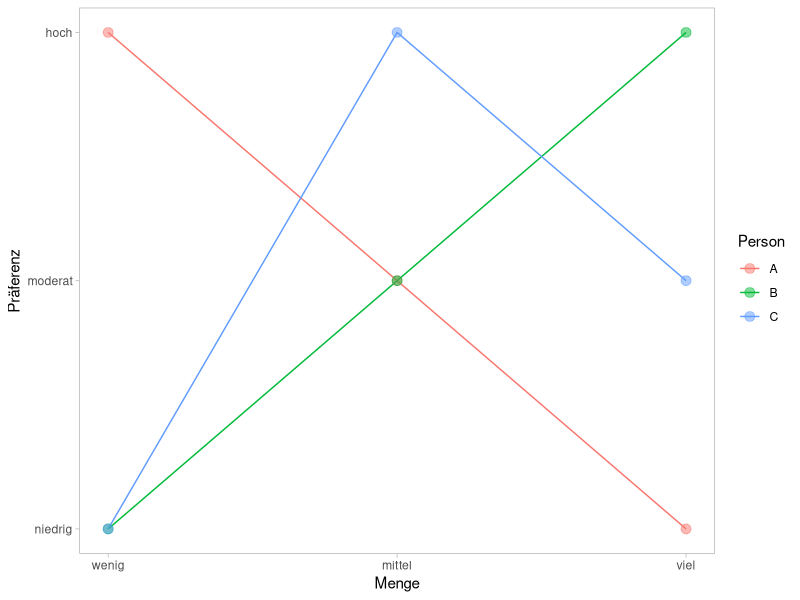
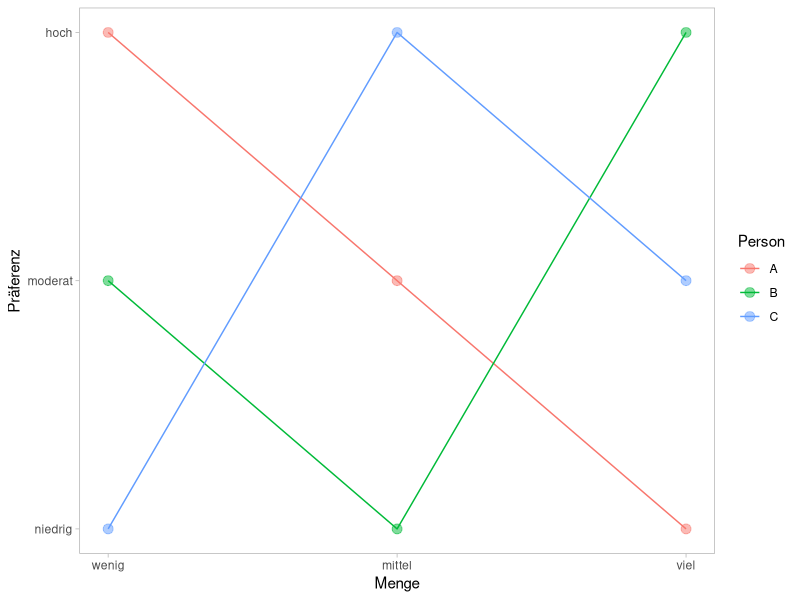
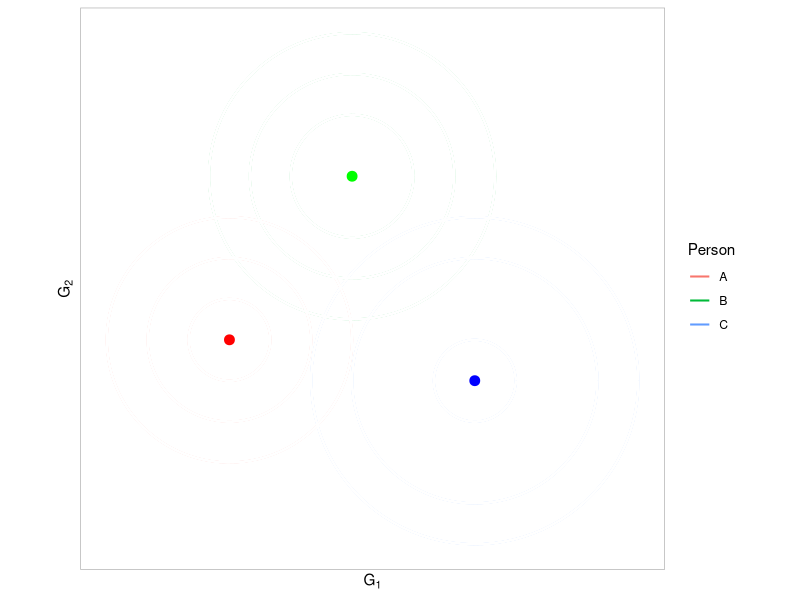
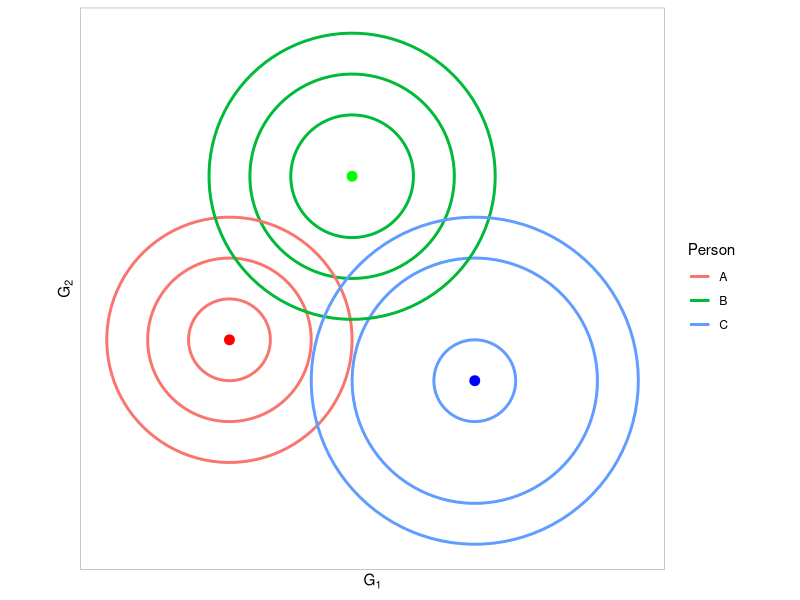
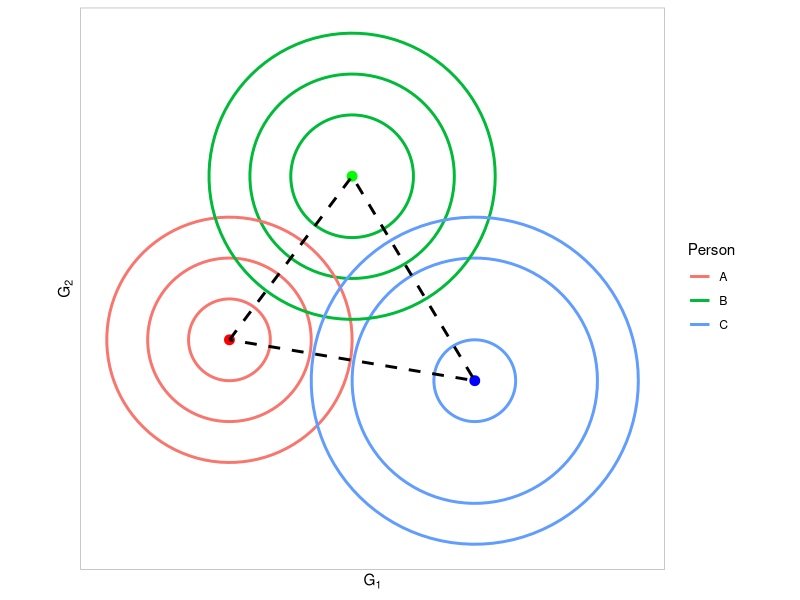

The R script that drew these images, in order:
## ---- chunk 1
#| warning: false
#| message: false
#| fig-cap: "Präferenzen von 3 Personen, alle eingipflig"

library(ggplot2)
# Condorcet-Paradoxon

## df

df <- data.frame(Person    = rep(c('A', 'B', 'C'), each=3),
                 Menge     = rep(c(1,2,3),              3),
                 Präferenz = c(3,2,1,
                               1,2,3,
                               1,3,2))

#head(df)


# Funktion definieren, damit der Plot für geänderte Daten repliziert werden kann
generiere_plot <- function(df) {
           ggplot(df, aes(Menge, Präferenz, color=Person))+
          geom_line()+
          geom_point(size=3, alpha=.5)+
          scale_x_continuous(breaks=c(1,2,3),
                             labels=c('wenig', 'mittel', 'viel'))+
          scale_y_continuous(breaks=c(1,2,3),
                             labels=c('niedrig', 'moderat', 'hoch'))+
          theme_light()+
          theme(panel.grid.major = element_blank(), panel.grid.minor = element_blank())
}

generiere_plot(df)
## ---- chunk 2
#| warning: false
#| message: false
#| fig-cap: "Präferenzen von 3 Personen, Präferenz von B mehrgipflig"

# Änderung einer Präferenzstruktur

df$`Präferenz`[4:5] <- c(2, 1) # Mehrgipflige Präferenz bei B

generiere_plot(df)

## ---- chunk 3
#| warning: false
#| message: false

library(knitr)

df <- data.frame(Wähler=c("A", "B", "C"),
                 Projekt_I =c(5, -2, -2),
                 Projekt_II=c(-2, 5, -2))

kable(df)

## ---- chunk 4
#| message: false
#| warning: false
#| fig-cap: "Drei Abstimmende mit drei Idealpunkten"

library(ggplot2)

# Zentren der Kreise mit center_id als Buchstaben
centers <- data.frame(
  x0 = c(2, 5, 8),
  y0 = c(4, 8, 3),
  center_id = c("A", "B", "C")
)

# Funktion, die für ein Zentrum beliebig viele Kreise (verschiedene Radien) erzeugt
make_circles <- function(center, radii, npoints = 100) {
  theta <- seq(0, 2 * pi, length.out = npoints)
  circles <- do.call(rbind, lapply(radii, function(r) {
    data.frame(
      x = center$x0 + r * cos(theta),
      y = center$y0 + r * sin(theta),
      center_id = center$center_id,
      radius = r
    )
  }))
  circles
}

# Jedem Zentrum zwei Kreise mit verschiedenen Radien zuordnen
all_circles <- do.call(rbind, Map(make_circles,
                                  split(centers, seq(nrow(centers))),
                                  list(c(1, 2, 3), c(1.5, 2.5, 3.5), c(1, 3, 4))))

# Zentren für ein geschlossenes Dreieck vorbereiten
centers_triangle <- rbind(centers, centers[1, ])

# Plot mit Kreisen, Mittelpunkten und geschlossenem Dreieck
p <- ggplot(all_circles, aes(x, y, group = interaction(center_id, radius), color = center_id)) +
 geom_path(linewidth = .7) +
 geom_path(linewidth = 1, color='white') +
  geom_point(data = centers, aes(x = x0, y = y0), color = c('red', 'green', 'blue'), size = 3, inherit.aes = FALSE) + # ok, nicht die reine Lehre...
 # geom_path(data = centers_triangle, aes(x = x0, y = y0),
 #           color = "black", linetype = "dashed", linewidth = 1, inherit.aes = FALSE) +
  scale_x_continuous(breaks=NULL)+
  scale_y_continuous(breaks=NULL)+
  coord_fixed() +
  theme_light() +
  labs(x=expression(G[1]),
       y=expression(G[2]),
color = "Person")

p
## ---- chunk 5
#| warning: false
#| message: false
#| fig-cap: "Kreisrunde Isonutzenlinien"

p <- p + geom_path(linewidth = 1)
p

## ---- chunk 6
#| message: false
#| warning: false
#| fig-cap: "Pareto-Menge"

p + geom_path(data = centers_triangle, aes(x = x0, y = y0),
           color = "black", linetype = "dashed", linewidth = 1, inherit.aes = FALSE)
